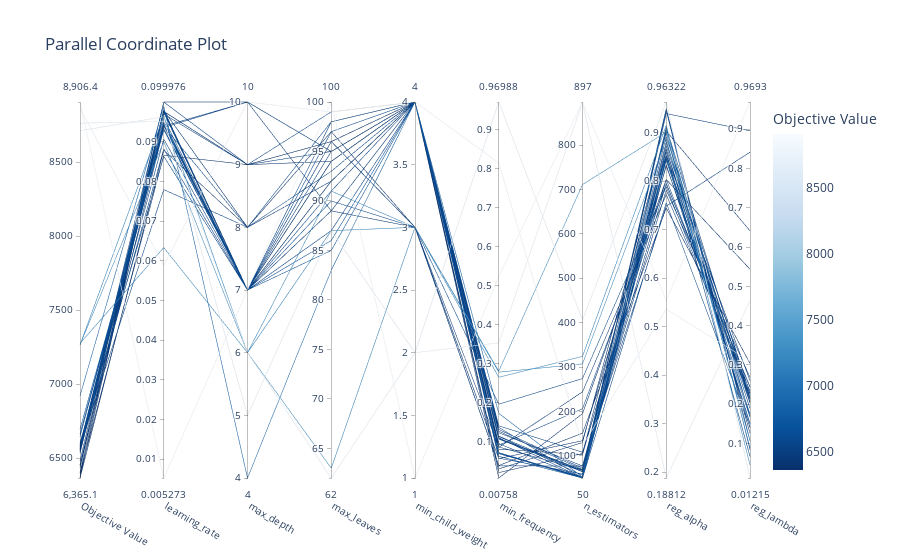

Notebook code cell kept with this figure:
### Code cell
from optuna.visualization import plot_parallel_coordinate

# Grafico de coordenadas paralelas
plot_parallel_coordinate(study_p)
